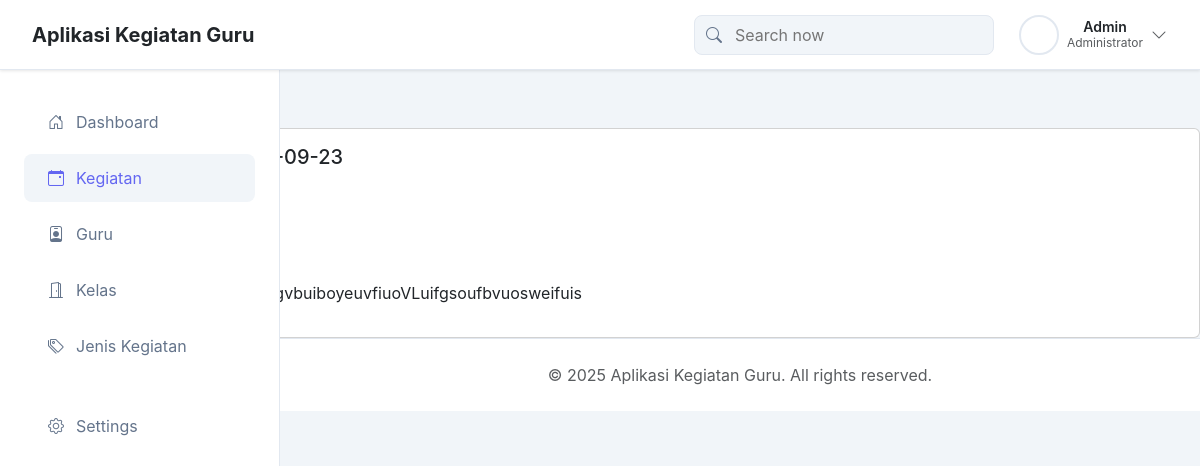
The app's page /app/detail_kegiatan.php?id=8 (signed in) with its own data.
### tables this page shows
CREATE TABLE `kegiatan_guru` (
  `id_kegiatan` int(11) NOT NULL,
  `id_user` int(11) NOT NULL,
  `id_kelas` int(11) NOT NULL,
  `id_jenis` int(11) NOT NULL,
  `tanggal` date NOT NULL,
  `laporan` text NOT NULL,
  `created_at` timestamp NOT NULL DEFAULT current_timestamp()
);

### app/detail_kegiatan.php (the view, shortened to what this page needs)
<?php include 'header.php'; ?>
<?php
$id = intval($_GET['id'] ?? 0);
$sql = "SELECT kg.*, u.nama_lengkap as guru, k.nama_kelas as kelas, j.nama_jenis as jenis
        FROM kegiatan_guru kg
        LEFT JOIN users u ON kg.id_user = u.id_user
        LEFT JOIN kelas k ON kg.id_kelas = k.id_kelas
        LEFT JOIN jenis_kegiatan j ON kg.id_jenis = j.id_jenis
        WHERE kg.id_kegiatan=$id";
$res = mysqli_query($conn, $sql);
$row = mysqli_fetch_assoc($res);
?>
<h1 class="h3 mb-4">Detail Kegiatan</h1>
<div class="card">
  <div class="card-body">
    <h5><?= htmlspecialchars($row['jenis']); ?> - <?= htmlspecialchars($row['tanggal']); ?></h5>
    <p><strong>Guru:</strong> <?= htmlspecialchars($row['guru']); ?></p>
    <p><strong>Kelas:</strong> <?= htmlspecialchars($row['kelas']); ?></p>
    <p><strong>Laporan:</strong><br><?= nl2br(htmlspecialchars($row['laporan'])); ?></p>
  </div>
</div>
<?php include 'footer.php'; ?>

### app/header.php (style rules this page uses)
:root { --sidebar-bg: #f8f9fa; --sidebar-width: 280px; --header-height: 70px; --primary-color: #6366f1; --success-color: #10b981; --warning-color: #f59e0b; --danger-color: #ef4444; }
body { font-family: -apple-system, BlinkMacSystemFont, 'Segoe UI', Roboto, sans-serif; background-color: #f1f5f9; padding-top: 0; }

### records on screen
kegiatan_guru: tanggal "2025-09-23", laporan "cbeudbvcszgvbiyesgfuigsizofgisugvbuiboyeuvfiuoVLuifgsoufbvuosweifuis"

### other values on screen
$_SESSION['nama_lengkap'] "Admin"
$_SESSION['role'] "Administrator"
